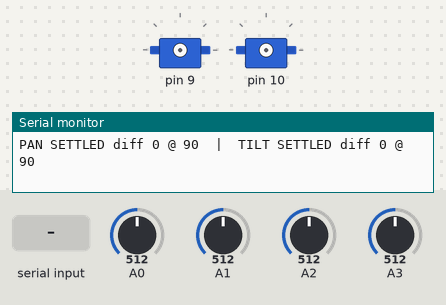
The sketch below on a simulated Arduino Nano, built with avr-gcc and run on an emulated ATmega328P. On the bench: 2 × servo, the last lines printed to the serial monitor. The test bench sets the inputs (shaded band); at power-on: A0 = 512, A1 = 512, A2 = 512, A3 = 512. EEPROM starts erased.

Above: at 4.2 s.
4.3 s: A0 set to 533
5.8 s: A0 set to 552
At 6.25 s:
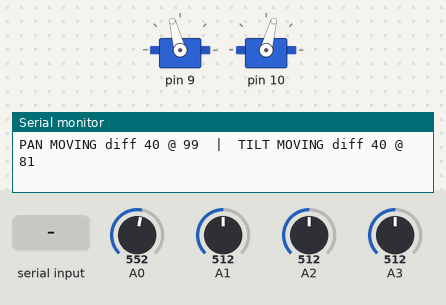
At 6.75 s:
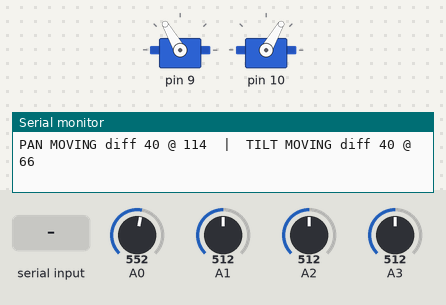
8.8 s: "gp90\n" received over Serial
At 9.21 s:
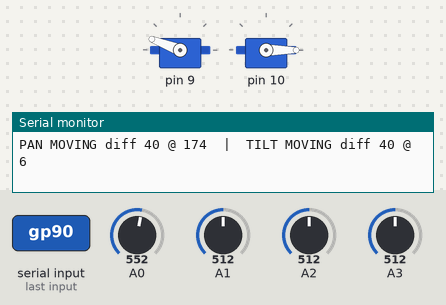
11.8 s: "ip\n" received over Serial
14.8 s: "it\n" received over Serial
At 14.96 s:
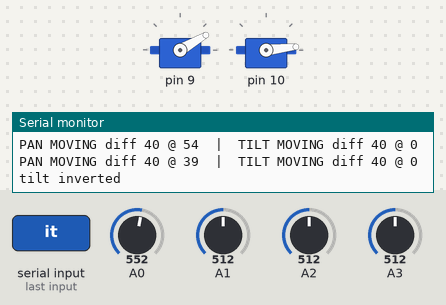
17.8 s: A1 set to 557
20.8 s: A1 set to 580
Timing chart, 0 to 23.3 s (numbered marks = the images above; inputs shaded):
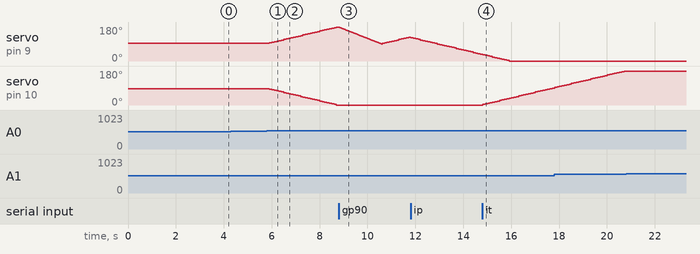

The sketch:

U-15_track_both.ino
```cpp
// Test — Pan + tilt tracking at the same time. Arduino Nano, Serial 115200, "Newline".
// = U-15_track_pan and U-15_track_tilt merged: each axis runs its own controller every 100 ms.
// LDRs: TL A0, TR A1, BL A2, BR A3. Servos: pan D9, tilt D10.
// POWER: both servos can now move together (~0.5-0.8 A, up to ~1.2 A stalled) -> servo V+ from Buck A 5 V
//        with a 470-1000 uF cap at the servos, NOT the Nano 5V pin. Common GND.
// Each axis: starts when |difference| > x, stops below x/2 (hysteresis; was x/3 — stays still with the LDRs
// a little less balanced, 19/10), stepDeg per step toward the light;
// balanced for 2 s -> that servo is released (no holding current) and its angle saved to EEPROM.
// Start-up: both servos attached AT their last saved angles (no jump), 3 s wait.
// Commands: x NN = deadband both axes (default 30) | s N = degrees per step both axes (default 3)
//           ip / it = invert pan / tilt | gp NNN / gt NNN = move pan / tilt slowly to an angle
#include <Servo.h>
#include <EEPROM.h>

const int MIN_DEG = 0, MAX_DEG = 180, EE_MAGIC = 0x5A;
const unsigned long STEP_MS = 100, SETTLE_MS = 2000, START_WAIT_MS = 3000;
int tol = 30, stepDeg = 3;
const int STOP_DIV = 2;                        // stop when |difference| < tol / STOP_DIV (was 3)

struct Axis {
  const char* name; uint8_t pin, ee; int sign;
  Servo servo; int pos = 90, d = 0; bool correcting = false, on = false; unsigned long balancedSince = 0;
  Axis(const char* n, uint8_t p, uint8_t e, int s) : name(n), pin(p), ee(e), sign(s) {}
  void engage()  { if (!on) { servo.write(pos); servo.attach(pin); on = true; } }
  void release() { if (on) { servo.detach(); on = false; } }
  void save()    { EEPROM.update(ee, pos); EEPROM.update(10 + ee, EE_MAGIC); }
  void load()    { pos = (EEPROM.read(10 + ee) == EE_MAGIC) ? EEPROM.read(ee) : 90; pos = constrain(pos, MIN_DEG, MAX_DEG); }
  void goSlow(int t) { t = constrain(t, MIN_DEG, MAX_DEG); engage(); while (pos != t) { pos += t > pos ? 1 : -1; servo.write(pos); delay(20); } save(); }
  void update(int diff) {                       // same logic as the single-axis tests
    d = diff;
    correcting = correcting ? abs(d) > tol / STOP_DIV : abs(d) > tol;
    if (correcting) {
      engage();
      int next = constrain(pos + sign * (d > 0 ? stepDeg : -stepDeg), MIN_DEG, MAX_DEG);
      if (next != pos) { pos = next; servo.write(pos); }
      balancedSince = millis();
    } else if (on && millis() - balancedSince >= SETTLE_MS) { release(); save(); }
  }
  const char* state() { return correcting ? "MOVING" : on ? "BALANCED" : "SETTLED"; }
};
Axis pan ("pan",  9,  0,  1);                 // signs as the single-axis tests (tilt -1 confirmed 14/10)
Axis tilt("tilt", 10, 1, -1);

void setup() {
  Serial.begin(115200);
  pan.load(); tilt.load();
  Serial.print("Pan+tilt tracking test. Start pan "); Serial.print(pan.pos);
  Serial.print(", tilt "); Serial.print(tilt.pos); Serial.println(" (from EEPROM). Waiting 3 s...");
  delay(START_WAIT_MS);
  Serial.println("tracking");
}

void loop() {
  if (Serial.available()) {
    String c = Serial.readStringUntil('\n'); c.trim();
    if (c[0] == 'x') { tol = c.substring(1).toInt(); Serial.print("deadband "); Serial.println(tol); }
    else if (c[0] == 's') { stepDeg = constrain(c.substring(1).toInt(), 1, 10); Serial.print("step "); Serial.println(stepDeg); }
    else if (c == "ip") { pan.sign = -pan.sign; Serial.println("pan inverted"); }
    else if (c == "it") { tilt.sign = -tilt.sign; Serial.println("tilt inverted"); }
    else if (c.startsWith("gp")) { pan.goSlow(c.substring(2).toInt()); Serial.print("pan at "); Serial.println(pan.pos); }
    else if (c.startsWith("gt")) { tilt.goSlow(c.substring(2).toInt()); Serial.print("tilt at "); Serial.println(tilt.pos); }
  }

  static unsigned long tStep = 0, tPrint = 0;
  if (millis() - tStep >= STEP_MS) {
    tStep = millis();
    int v[4];
    for (int i = 0; i < 4; i++) { long s = 0; for (int k = 0; k < 4; k++) s += analogRead(A0 + i); v[i] = s / 4; }
    pan.update((v[0] + v[2]) - (v[1] + v[3]));   // left - right
    tilt.update((v[0] + v[1]) - (v[2] + v[3]));  // top - bottom
  }

  if (millis() - tPrint >= 500) {
    tPrint = millis();
    Serial.print("PAN "); Serial.print(pan.state()); Serial.print(" diff "); Serial.print(pan.d); Serial.print(" @ "); Serial.print(pan.pos);
    Serial.print("  |  TILT "); Serial.print(tilt.state()); Serial.print(" diff "); Serial.print(tilt.d); Serial.print(" @ "); Serial.println(tilt.pos);
  }
}
```

Measured:
- the behaviour switches between 542 and 543 on A0 (found by bisection; images 0 and 1)
- after the input at 5.8 s, servo on pin 9: moves from 93° to 180° over 2.8 s, starting after 0.10 s; servo on pin 10: moves from 87° to 0° over 2.8 s, starting after 0.10 s
- after the input at 14.8 s, servo on pin 10: moves from 0° to 90° over 2.9 s, starting at once
